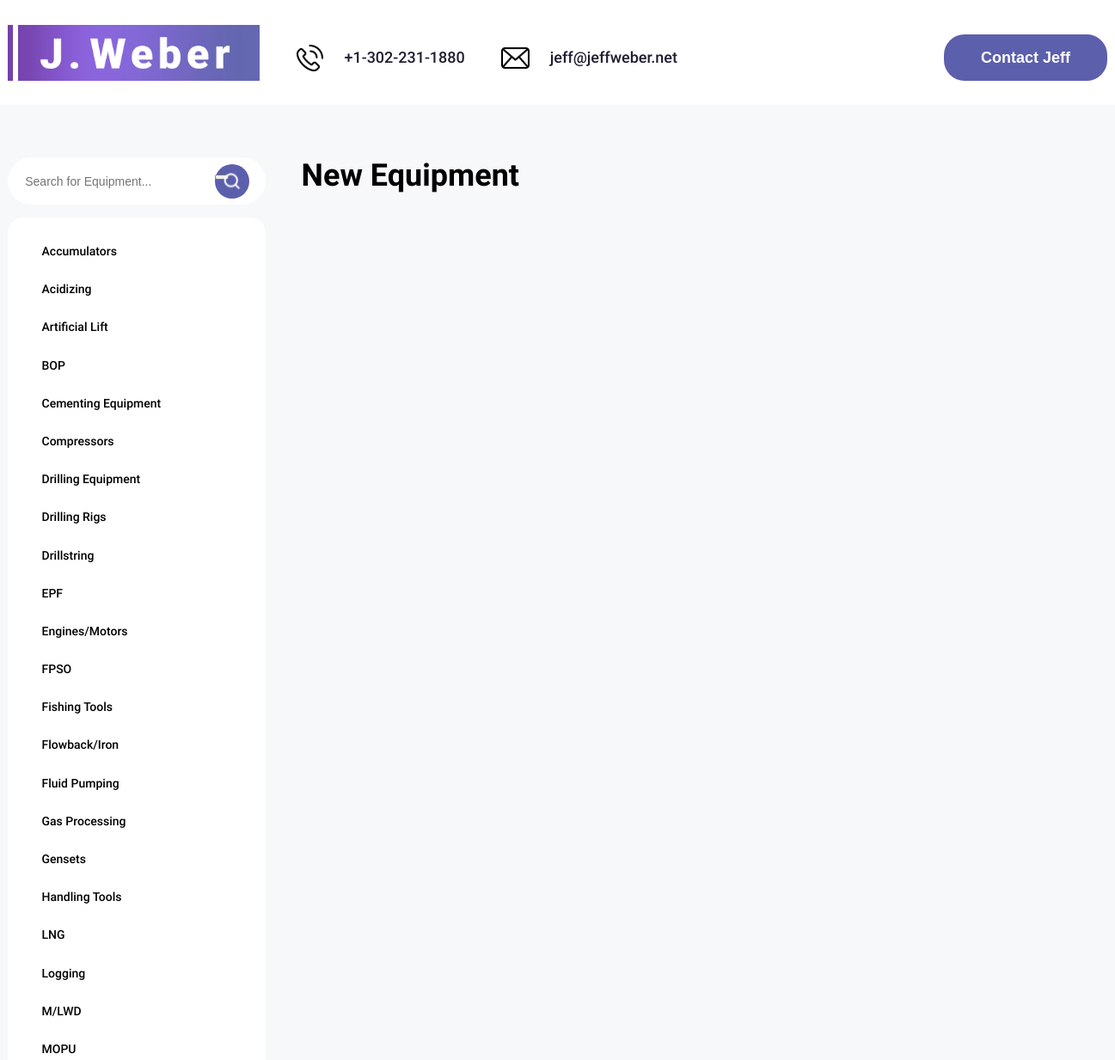
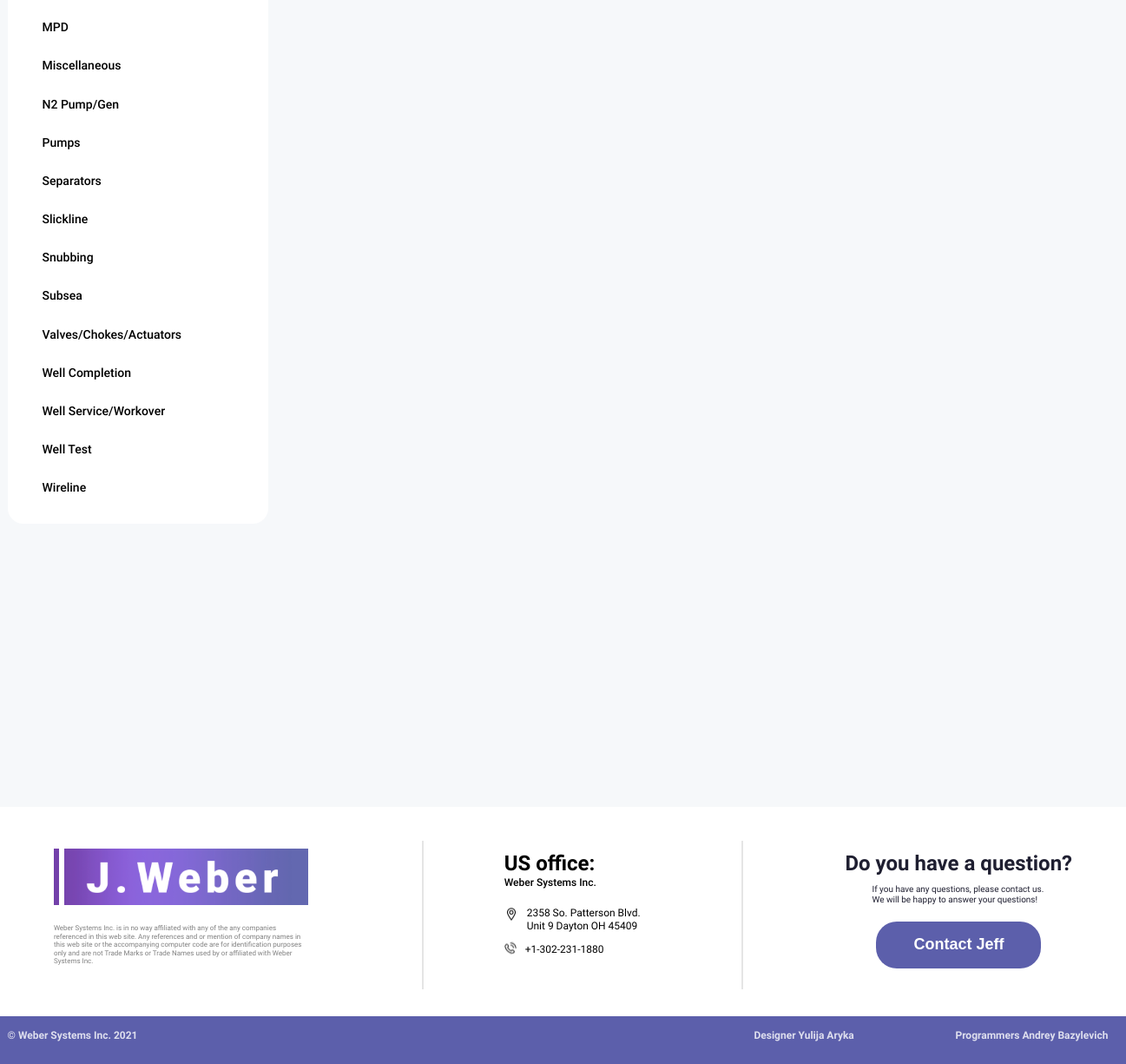
/4, run on the app's committed database (2 pictures, top to bottom).
### website/models.py (models this page shows, shortened)
class Category (models.Model):
    name = models.TextField(max_length=1000)

### website/views.py (the view)
# urls.py: path('<int:pk>', views.homepage, name='categories_view'),
def homepage(request, pk=None):
    context = {}
    if pk:
        category = Category.objects.get(pk=pk)
        products = Product.objects.filter(category=category)
    else:
        products = Product.objects.all()
    categories = Category.objects.all().order_by('name')
    context['categories'] = categories
    if request.method == 'POST':
        search_term = request.POST.get('search', '')
        q_title = Q(product_title__icontains=search_term)
        q_id = Q(id__icontains=search_term)
        q_combined = q_title | q_id
        results = Product.objects.filter(q_combined)
        context['products'] = results
    else:
        context['products'] = products
    return render(request, 'homepage.html', context)

### website/templates/homepage.html (shortened to what this page needs)
{% load static %}
<!DOCTYPE html>
<html lang="en">
<head>
    <link rel="stylesheet" href="{% static 'styles/style.css'%}">
</head>
<body>
    {% block header %}
    <header class="header">
        <div class="wrapper">
           <div class="header_wrapper">
               <div class="header_logo">
                   <a href="{% url 'categories_view' %}" class="header_logo-link">
                       <img src="{% static 'img/svg/logo.svg'%}" alt="logo" class="header_logo-pic">
                   </a>
               </div>
               <nav class="header_nav">
                   <div class="header_block">
                       <ul class="header_list">
                           <li class="header_item">
                               <div class="nav_wrapper">
                                   <img src="{% static 'img/svg/icon_phone.svg'%}" alt="icon phone" class="icon_phone">
                                   <a href="#!" class="header_link">+1-302-231-1880</a>
                               </div>
                           </li>
                           <li class="header_item">
                               <div class="nav_wrapper">
                                   <img src="{% static 'img/svg/icon_message.svg'%}" alt="icon email" class="icon_email">
                                   <a href="#!" class="header_link">jeff@jeffweber.net</a>
                               </div>
                           </li>
                       </ul>
                       <button class="btn" data-modal>Contact Jeff</button>
                   </div>
               </nav>
           </div>
        </div>
    </header>
    {% endblock %}
    <main class="main">
        <section class="intro">
            <div class="wrapper">
                {% block left %}
                <div class="left_block">
<form class="search-form" method="post" action="{% url 'categories_view' %}">
    <div class="search_wrapper">
        <input type="text" class="search_input" name="search" placeholder="Search for Equipment...">
        <div class="search_button">
            <button type="submit">
                <img src="{% static 'img/svg/lupa.svg' %}" alt="" class="search_icon">
            </button>
        </div>
    </div>
</form>
                    <form class="categories-form">
                        <div class="categories_wrapper">
                            <ul class="categories_items">
                                {% for category in categories %}
                                    <li class="categories_item">
                                        <a href="{% url 'categories_view' category.pk %}" >{{ category.name }}</a>
                                    </li>
                                {% endfor %}
                            </ul>
                        </div>
                    </form>
                </div>
                {% endblock %}
                {% block right %}
                <div class="right_block">
                    <div class="title_right_block">
                        <h1>New Equipment</h1>
                    </div>
                </div>
                {% endblock %}
            </div>
        </section>
    </main>
    {% block footer %}
    <footer class="footer">
        <div class="footer_up">
            <div class="wrapper">
                <div class="footer_up_left">
                    <div class="logo_footer_left">
                       <a href="/" class="footer_logo-link">
                           <img src="{% static 'img/svg/logo.svg'%}" alt="logo" class="footer_logo-pic">
                       </a>
                    </div>
                    <div class="footer_logo_text">
                        <h1>Weber Systems Inc. is in no way affiliated with any of the any companies referenced in this web site. Any references and or mention of company names in this web site or the accompanying computer code are for identification purposes only and are not Trade Marks or Trade Names used by or affiliated with Weber Systems Inc.</h1>
                    </div>
                </div>
                <hr>
                <div class="contact_centre_footer">
                    <div class="office_footer">
                        <div class="us_centre_footer">
                            <h1>US office:</h1>
                        </div>
                        <div class="us_title_centre_footer">
                            <h1>Weber Systems Inc.</h1>
                        </div>
                    </div>
                    <div class="contact_footer">
                        <div class="us_address_footer">
                            <div class="address_us_wrapper">
                                <img src="{% static 'img/svg/icon_location.svg'%}" alt="icon_location" class="icon_location">
                                <h1>2358 So. Patterson Blvd. Unit 9 Dayton OH 45409</h1>
                            </div>
                        </div>
                        <div class="phone_us_footer">
                            <div class="phone_us_wrapper">
                                <img src="{% static 'img/svg/icon_phone_small.svg'%}" alt="icon_phone_small" class="icon_phone_small">
                                <h1>+1-302-231-1880</h1>
                            </div>
                        </div>
                    </div>
                </div>
                <hr>
                <div class="footer_contact_jeff">
                    <div class="footer_text_question">
                        <h1>Do you have a question?</h1>
                    </div>
                    <div class="footer_text_question_two">
                        <h1>If you have any questions, please contact us. We will be happy to answer your questions!</h1>
                    </div>
                    <button class="footer_button" data-modal >Contact Jeff</button>
                </div>
            </div>
        </div>
        <div class="footer_down">
            <div class="wrapper">
                <div class="footer_wrapper">
                    <div class="title_left_footer"><h1>© Weber Systems Inc. 2021</h1></div>
                    <div class="designer"><h1>Designer Yulija Aryka</h1></div>
                    <div class="programmes"><h1>Programmers Andrey Bazylevich </h1></div>
                </div>
            </div>
        </div>
    </footer>
    {% endblock %}
</body>
</html>

### data on the page
Category: name "Accumulators"
Category: name "Acidizing"
Category: name "Artificial Lift"
Category: name "BOP"
Category: name "Cementing Equipment"
Category: name "Compressors"
Category: name "Drilling Equipment"
Category: name "Drilling Rigs"
Category: name "Drillstring"
Category: name "EPF"
Category: name "Engines/Motors"
Category: name "FPSO"
Category: name "Fishing Tools"
Category: name "Flowback/Iron"
Category: name "Fluid Pumping"
Category: name "Gas Processing"
Category: name "Gensets"
Category: name "Handling Tools"
Category: name "LNG"
Category: name "Logging"
Category: name "M/LWD"
Category: name "MOPU"
Category: name "MPD"
Category: name "Miscellaneous"
Category: name "N2 Pump/Gen"
Category: name "Pumps"
Category: name "Separators"
Category: name "Slickline"
Category: name "Snubbing"
Category: name "Subsea"
Category: name "Valves/Chokes/Actuators"
Category: name "Well Completion"
Category: name "Well Service/Workover"
Category: name "Well Test"
Category: name "Wireline"
